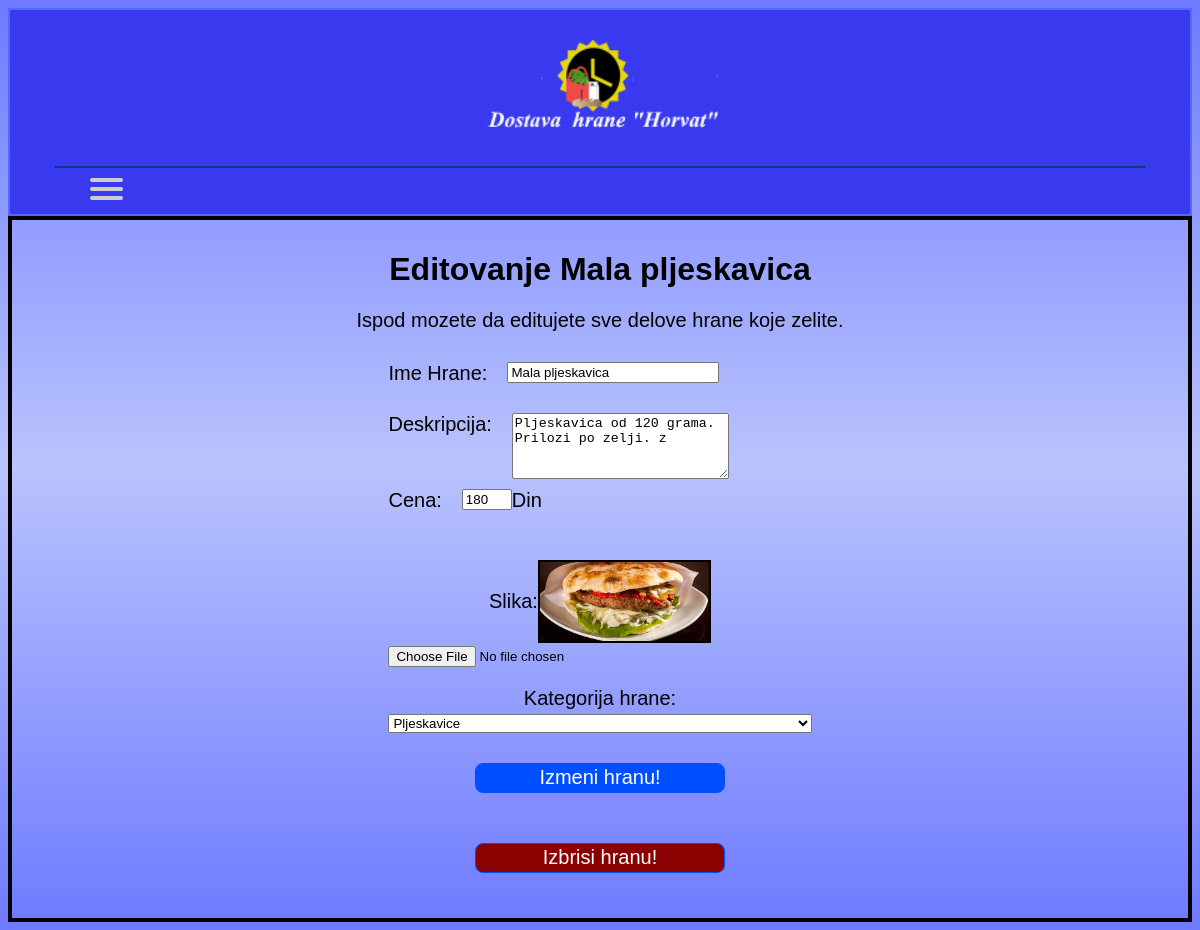
The page /functions/editfood.php?foodid=1 (signed in) on the database its author committed.
### tables this page shows
CREATE TABLE IF NOT EXISTS `food` (
  `idFood` bigint(20) NOT NULL AUTO_INCREMENT,
  `Name` varchar(80) NOT NULL,
  `Description` varchar(350) NOT NULL,
  `Price` float NOT NULL,
  `photo` text NOT NULL,
  `id_cat` bigint(20) NOT NULL,
  PRIMARY KEY (`idFood`)
);

CREATE TABLE IF NOT EXISTS `category` (
  `id_cat` bigint(20) NOT NULL AUTO_INCREMENT,
  `name` mediumtext NOT NULL,
  PRIMARY KEY (`id_cat`)
);

### functions/editfood.php (the view, shortened to what this page needs)
<!DOCTYPE html>
<html lang="en">
<head>
  <link rel="stylesheet" href="https://pro.fontawesome.com/releases/v5.10.0/css/all.css"/>
    <link rel="stylesheet" href="../project_style.css">
</head>
<body>
<div id="header"><img src="../logo.png" alt="logo" align="center" width="250" height="87.5">
  <div id="menuToggle">
    <span></span>
    <span></span>
    <span></span>
  </div>
  <hr style="margin-left: 15px; margin-right:15px; background-color: #000000; border: #004080 1px solid">
</div>
<?php
include "db-config.php";
$sql = "SELECT * FROM food where idFood=?";
$stat = $pdo->prepare($sql);
$stat->bindParam(1, $_GET['foodid'], PDO::PARAM_INT);
$stat->execute();
$res = $stat->fetch();
?>
<div id="textplace" class="text-center order-main">
    <h1 style="font-size: 32px;">Editovanje <?= $res['Name'] ?></h1>
    <p>Ispod mozete da editujete sve delove hrane koje zelite.</p>
    <div class="flex j-center">
    <div class=" food-input">
      <form class="" enctype="multipart/form-data" action="editfood.php?foodid=<?= $_GET['foodid'] ;?>" method="post">
        <div class="flex edit">
        Ime Hrane: <input type="text" class="edit_food" name="food_name" value="<?= $res['Name'] ?>" placeholder="Ime hrane">
      </div>
      <div class="flex edit">
        Deskripcija: <textarea name="food_desc" class="edit_food" rows="4" cols="40" placeholder="Opis hrane.."><?= $res['Description'] ?></textarea>
         </div>
         <div class="flex edit">Cena: <input type="number" class="number-input edit_food" name="food_price" value="<?= $res['Price'] ?>" >Din</div>
        <div class="flex j-center"> <span class="margin-top-1">Slika:</span> <img src="../<?= $res['photo'] ?>" class="edit-img" alt="food_photo"></div>
         <input type="file" name="food_image" value=""/>
         Kategorija hrane:
         <select name="food_category">
         <?php $sql = "SELECT * FROM category";
         $stat = $pdo->prepare($sql);
         $stat->execute();
         $cats = $stat->fetchAll();
         foreach ($cats as $cat) :?>
         <option <?php if($cat['id_cat']==$res['id_cat']) echo "selected"; ?> value="<?= $cat['id_cat']; ?>"><?= $cat['name']; ?></option>
       <?php endforeach; ?>
     </select>
      <input style="" class="input add_food" type="submit" name="edit_food" value="Izmeni hranu!"/>
      </form>
      <form class="" action="editfood.php?foodid=<?= $_GET['foodid'] ;?>" method="post">
        <input style="" class="input add_food del_btn" type="submit" name="del_food" value="Izbrisi hranu!"/>
      </form>
    </div>
  </div>
  </div>

### project_style.css (style rules this page uses)
#header { padding: 20px; background-color: #3939ef; position: relative; left: 0; right: 0; top: 0; font-family: Verdana, sans-serif; font-weight: bold; font-size: 32px; text-align: center; border: #526aff 2px solid; }
.order-main { border: 4px solid black; padding-top: 10px; padding-bottom: 25px; }
.input { background-color: #004fff; border: 1px solid #004fff; height: 30px; width: 130px; font-size: 100%; margin-left: auto; margin-right: auto; text-align: center; border-radius: 8px; color: #fff; cursor: pointer; }
.edit { margin-bottom: 10px; margin-top: 10px; }
.edit_food { width: 50%; margin-left:20px; }
.edit-img { margin-top: 20px; width: 40%; border: black solid 2px; }
.margin-top-1 { margin-top: 50px; }
.del_btn { background-color: darkred!important; }
.add_food { width: 250px; margin-top: 30px; }
.food-input { width: 40%; }
.food-input input { margin-bottom: 20px; }
.number-input { width: 50px; }
#menuToggle { position: relative; top: 50px; left: 50px; display: none; z-index: 1; -webkit-user-select: none; user-select: none; }
#menuToggle span { display: block; width: 33px; height: 4px; margin-bottom: 5px; position: relative; background: #cdcdcd; border-radius: 3px; z-index: 1; transform-origin: 4px 0px; transition: transform 0.5s cubic-bezier(0.77, 0.2, 0.05, 1.0), background 0.5s cubic-bezier(0.77, 0.2, 0.05, 1.0), opacity 0.55s ease; }
#menuToggle span:nth-last-child(2) { transform-origin: 0% 100%; }
body { background: linear-gradient(#6e7aff, #b9c3fd, #6e7aff); }
#textplace { font-family: Verdana, sans-serif; padding-left: 5%; padding-right: 5%; font-size: 20px; text-align: center; }
input, select { width: 100%; box-sizing: border-box; }
.flex { display: flex; }
.j-center { justify-content: center; }
.text-center { text-align: center; }
input[type=submit] { cursor: pointer; }
@media (max-width:1200px) { #menuToggle { display: block; } }
@media (max-width:1200px) { #header { padding: 30px; } }

### rows shown on the page
food: Name "Mala pljeskavica", food_name "Mala pljeskavica", food_desc "Pljeskavica od 120 grama. Prilozi po zelji. z", food_price "180", photo (picture), food_category "Pljeskavice"
